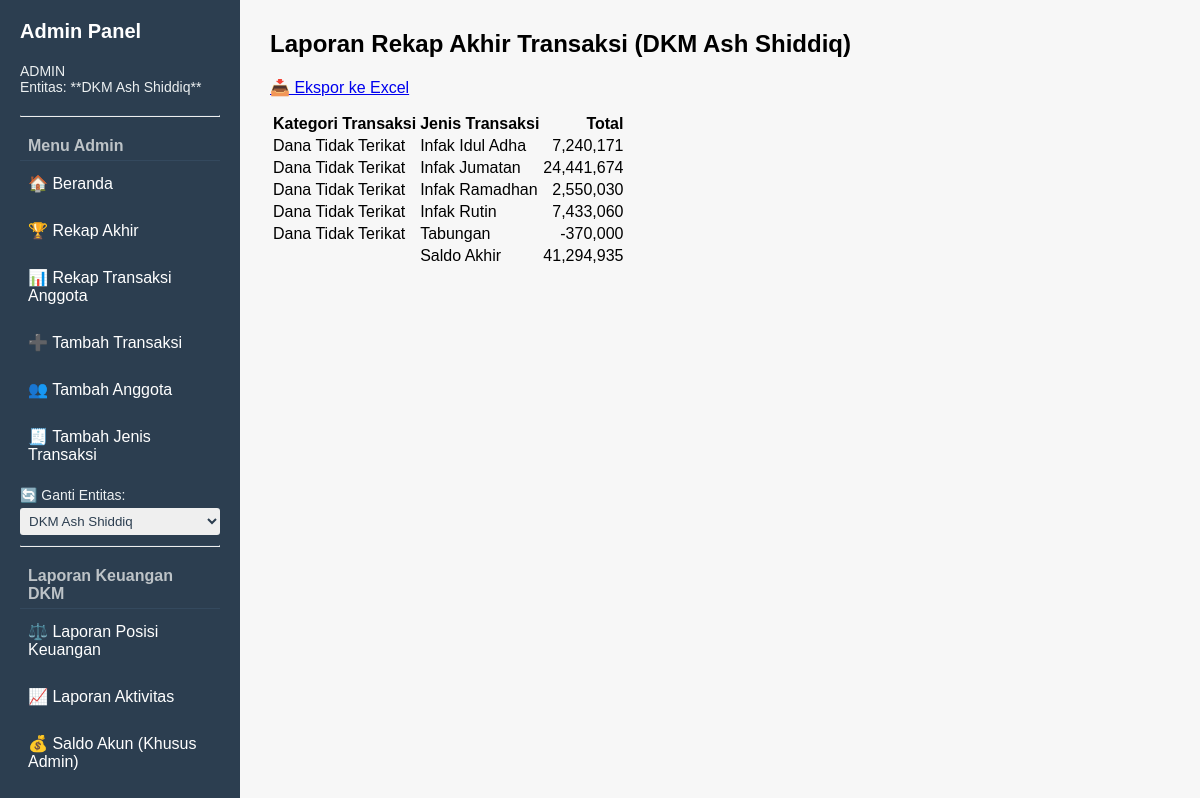
Screenshot of /rekapakhir_dkm (signed in) with the database file from the repository.
### tables this page shows
CREATE TABLE JenisTransaksi (    KodeJenisTrans TEXT PRIMARY KEY,    JenisTransaksi TEXT NOT NULL, KategoriTransaksi TEXT);

### app.py (the view)
@app.route("/rekapakhir_dkm")
def rekapakhir_dkm():
    if "user" not in session or session["user"] != "admin":
        return redirect(url_for("login"))
    conn = get_connection("dkm")  # Ambil koneksi ke DB DKM
    rows = conn.execute("SELECT * FROM ViewLaporanRingkasan").fetchall()
    conn.close()
    return render_template("rekap_akhir_dkm.html", data=rows)

### app.py (called while the page is built)
def get_connection(entitas=None):
    if not entitas:
        entitas = 'jurangmangucare'
    if entitas == 'jurangmangucare':
        db_name = 'jurangmangucare.db'
    elif entitas == 'dkm':
        db_name = 'DKMAshShiddiq.db'
    else:
        raise ValueError("Entitas tidak dikenal: {}".format(entitas))
    conn = sqlite3.connect(db_name)
    conn.row_factory = sqlite3.Row
    return conn

### templates/rekap_akhir_dkm.html (shortened to what this page needs)
{% extends "base_admin.html" %}
{% block content %}
<h2>Laporan Rekap Akhir Transaksi (DKM Ash Shiddiq)</h2>
<div class="export-button">
    <a href="{{ url_for('export_rekapakhir_dkm') }}" class="btn">📥 Ekspor ke Excel</a>
</div>
<table>
    <thead>
        <tr>
            <th>Kategori Transaksi</th>
            <th>Jenis Transaksi</th>
            <th class="total">Total</th>
        </tr>
    </thead>
    <tbody>
        {% for row in data %}
        <tr>
            <td>{{ row["KategoriTransaksi"] }}</td>
            <td>{{ row["JenisTransaksi"] }}</td>
            <td class="total">{{ "{:,}".format(row["Total"]) }}</td>
        </tr>
        {% endfor %}
    </tbody>
</table>
{% endblock %}

### templates/base_admin.html (style rules this page uses)
body { margin: 0; font-family: Arial, sans-serif; display: flex; height: 100vh; }
h2 { margin-top: 0; }

### templates/rekap_akhir_dkm.html (style rules this page uses)
th.total, td.total { text-align: right; }
.export-button { margin-bottom: 15px; }

### rows the page displays
JenisTransaksi: KategoriTransaksi "Dana Tidak Terikat", JenisTransaksi "Infak Idul Adha", Total "7,240,171"
JenisTransaksi: KategoriTransaksi "Dana Tidak Terikat", JenisTransaksi "Infak Jumatan", Total "24,441,674"
JenisTransaksi: KategoriTransaksi "Dana Tidak Terikat", JenisTransaksi "Infak Ramadhan", Total "2,550,030"
JenisTransaksi: KategoriTransaksi "Dana Tidak Terikat", JenisTransaksi "Infak Rutin", Total "7,433,060"
JenisTransaksi: KategoriTransaksi "Dana Tidak Terikat", JenisTransaksi "Tabungan", Total "-370,000"

### other values shown
{{ row["JenisTransaksi"] }} "Saldo Akhir"
{{ "{:,}".format(row["Total"]) }} "41,294,935"
